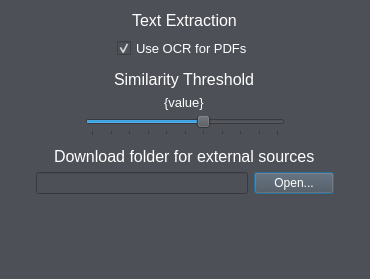
<?xml version="1.0" encoding="UTF-8"?>
<ui version="4.0">
    <class>Dialog</class>
    <widget class="QDialog" name="Dialog">
        <property name="geometry">
            <rect>
                <x>0</x>
                <y>0</y>
                <width>370</width>
                <height>279</height>
            </rect>
        </property>
        <property name="minimumSize">
            <size>
                <width>370</width>
                <height>250</height>
            </size>
        </property>
        <property name="maximumSize">
            <size>
                <width>370</width>
                <height>280</height>
            </size>
        </property>
        <property name="windowTitle">
            <string>PlagDef</string>
        </property>
        <property name="windowIcon">
            <iconset resource="../res/resources.qrc">
                <normaloff>:/icon.ico</normaloff>:/icon.ico
            </iconset>
        </property>
        <property name="styleSheet">
            <string notr="true">background-color: rgb(77, 80, 87);</string>
        </property>
        <layout class="QVBoxLayout" name="verticalLayout">
            <item alignment="Qt::AlignHCenter">
                <widget class="QLabel" name="extraction_heading_label">
                    <property name="styleSheet">
                        <string notr="true">color: rgb(255, 255, 255);
                            font-size: 12pt;
                        </string>
                    </property>
                    <property name="text">
                        <string>Text Extraction</string>
                    </property>
                </widget>
            </item>
            <item>
                <spacer name="ex_cb_spacer">
                    <property name="orientation">
                        <enum>Qt::Vertical</enum>
                    </property>
                    <property name="sizeType">
                        <enum>QSizePolicy::Fixed</enum>
                    </property>
                    <property name="sizeHint" stdset="0">
                        <size>
                            <width>20</width>
                            <height>2</height>
                        </size>
                    </property>
                </spacer>
            </item>
            <item alignment="Qt::AlignHCenter">
                <widget class="QCheckBox" name="ocr_check_box">
                    <property name="font">
                        <font>
                            <pointsize>10</pointsize>
                        </font>
                    </property>
                    <property name="toolTip">
                        <string>Enable OCR for PDFs with poor text layers.
                            May improve text extraction but significantly reduces performance.
                        </string>
                    </property>
                    <property name="styleSheet">
                        <string notr="true">QCheckBox {
                            color: rgb(255, 255, 255);
                            }
                        </string>
                    </property>
                    <property name="text">
                        <string>Use OCR for PDFs</string>
                    </property>
                    <property name="checked">
                        <bool>true</bool>
                    </property>
                </widget>
            </item>
            <item>
                <spacer name="ex_th_spacer">
                    <property name="orientation">
                        <enum>Qt::Vertical</enum>
                    </property>
                    <property name="sizeType">
                        <enum>QSizePolicy::Fixed</enum>
                    </property>
                    <property name="sizeHint" stdset="0">
                        <size>
                            <width>2</width>
                            <height>5</height>
                        </size>
                    </property>
                </spacer>
            </item>
            <item alignment="Qt::AlignHCenter">
                <widget class="QLabel" name="th_heading_label">
                    <property name="styleSheet">
                        <string notr="true">color: rgb(255, 255, 255);
                            font-size: 12pt;
                        </string>
                    </property>
                    <property name="text">
                        <string>Similarity Threshold</string>
                    </property>
                </widget>
            </item>
            <item alignment="Qt::AlignHCenter">
                <widget class="QLabel" name="value_label">
                    <property name="font">
                        <font>
                            <pointsize>10</pointsize>
                        </font>
                    </property>
                    <property name="styleSheet">
                        <string notr="true">color: rgb(255, 255, 255);
                        </string>
                    </property>
                    <property name="text">
                        <string>{value}</string>
                    </property>
                </widget>
            </item>
            <item alignment="Qt::AlignHCenter">
                <widget class="QSlider" name="sim_slider">
                    <property name="minimumSize">
                        <size>
                            <width>200</width>
                            <height>0</height>
                        </size>
                    </property>
                    <property name="maximum">
                        <number>10</number>
                    </property>
                    <property name="singleStep">
                        <number>1</number>
                    </property>
                    <property name="pageStep">
                        <number>1</number>
                    </property>
                    <property name="value">
                        <number>6</number>
                    </property>
                    <property name="orientation">
                        <enum>Qt::Horizontal</enum>
                    </property>
                    <property name="tickPosition">
                        <enum>QSlider::TicksBelow</enum>
                    </property>
                    <property name="tickInterval">
                        <number>1</number>
                    </property>
                </widget>
            </item>
            <item>
                <spacer name="th_es_spacer">
                    <property name="orientation">
                        <enum>Qt::Vertical</enum>
                    </property>
                    <property name="sizeType">
                        <enum>QSizePolicy::Fixed</enum>
                    </property>
                    <property name="sizeHint" stdset="0">
                        <size>
                            <width>2</width>
                            <height>5</height>
                        </size>
                    </property>
                </spacer>
            </item>
            <item alignment="Qt::AlignHCenter">
                <widget class="QLabel" name="es_heading_label">
                    <property name="styleSheet">
                        <string notr="true">color: rgb(255, 255, 255);
                            font-size: 12pt;
                        </string>
                    </property>
                    <property name="text">
                        <string>Download folder for external sources</string>
                    </property>
                </widget>
            </item>
            <item>
                <layout class="QHBoxLayout" name="es_layout">
                    <property name="leftMargin">
                        <number>25</number>
                    </property>
                    <property name="rightMargin">
                        <number>25</number>
                    </property>
                    <item>
                        <widget class="QLineEdit" name="es_line_edit">
                            <property name="styleSheet">
                                <string notr="true">color: rgb(255, 255, 255);</string>
                            </property>
                            <property name="readOnly">
                                <bool>true</bool>
                            </property>
                        </widget>
                    </item>
                    <item>
                        <widget class="QPushButton" name="es_button">
                            <property name="styleSheet">
                                <string notr="true">color: rgb(255, 255, 255);</string>
                            </property>
                            <property name="text">
                                <string>Open...</string>
                            </property>
                        </widget>
                    </item>
                </layout>
            </item>
            <item>
                <spacer name="bottom_spacer">
                    <property name="orientation">
                        <enum>Qt::Vertical</enum>
                    </property>
                    <property name="sizeHint" stdset="0">
                        <size>
                            <width>20</width>
                            <height>40</height>
                        </size>
                    </property>
                </spacer>
            </item>
        </layout>
    </widget>
    <resources>
        <include location="../res/resources.qrc"/>
    </resources>
    <connections/>
</ui>
